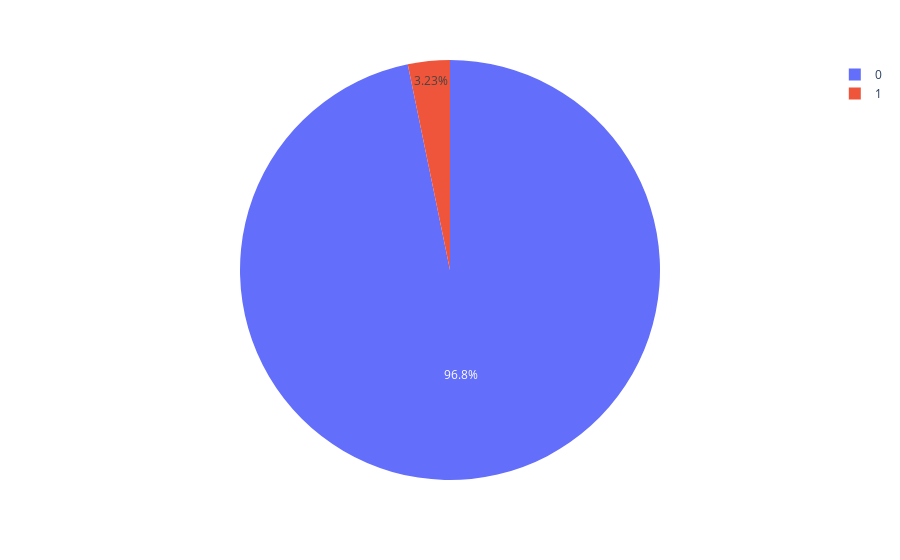

Notebook code cell kept with this figure:
### Code cell
fig = px.pie(bankrupt, names='Bankrupt?')
fig.show()

### Figure 1 — Plotly figure (JSON) as saved in the notebook; plotly's stock layout.template omitted (floating-point values rounded to 4 significant figures; data arrays with more than 128 entries replaced by an {"elided": "..."} marker saying what was removed)
{"data": [{"domain": {"x": [0, 1], "y": [0, 1]}, "hovertemplate": "Bankrupt?=%{label}<extra></extra>", "labels": {"elided": "6819 int values"}, "legendgroup": "", "name": "", "showlegend": true, "type": "pie"}], "layout": {"legend": {"tracegroupgap": 0}, "margin": {"t": 60}}}
